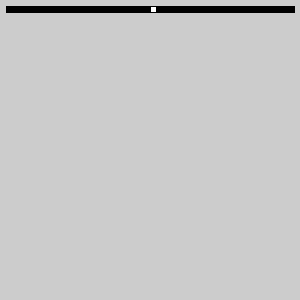
Frame 1 (no input)
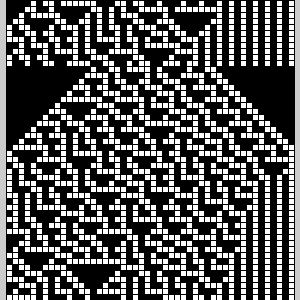
Frame 60 (the mouse pressed at the canvas centre just before this capture)
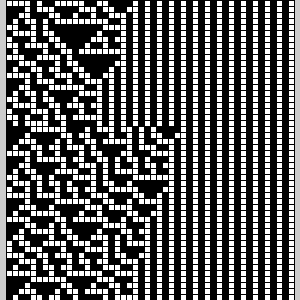
Frame 120 (the mouse held since frame 60 and released just before this capture)

The Processing sketch that drew these frames (run headless with seeded random() and noise(); from frame 60 on, the mouse is pressed at the canvas centre):

// Processing sketch: processing_135620
// ── processing_135620.pde

//elemtary CA (Wolfram)
//Tomas de Camino Beck
int row = 1;
int spaceSize = 50;
float rectSize;
 
// rule 30
int [] rule = { 0, 1, 1, 1, 1, 0, 0, 0 };
int [] space = new int[spaceSize];
int [] prevSpace = new int[spaceSize];

void setup(){
  size(300,300);
  rectSize=width/spaceSize;
  space[spaceSize/2] =1;
  prevSpace[spaceSize/2]=1;
}

void draw(){
  for(int i = 1 ; i<spaceSize-1; i++) prevSpace[i]=space[i];
  
  for(int i = 1 ; i<spaceSize-1; i++){
   //prevSpace[i]=space[i];
   int c = prevSpace[i-1]+prevSpace[i]*2+prevSpace[i+1]*4;
   space[i] = rule[c];
   fill(prevSpace[i]*255);
   rect(i*rectSize,row*rectSize,rectSize,rectSize); 
  }
  row=(row+1)%(height/(int)rectSize);
  
}
